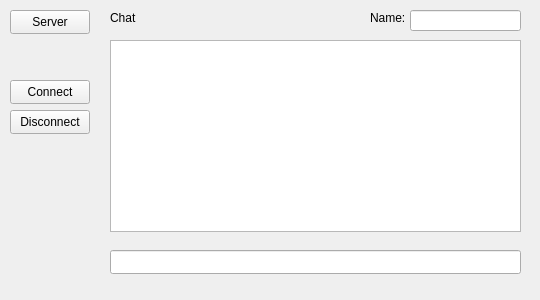
<?xml version="1.0" encoding="UTF-8"?>
<ui version="4.0">
 <class>Form</class>
 <widget class="QWidget" name="Form">
  <property name="geometry">
   <rect>
    <x>0</x>
    <y>0</y>
    <width>540</width>
    <height>300</height>
   </rect>
  </property>
  <property name="windowTitle">
   <string>Form</string>
  </property>
  <widget class="QPushButton" name="pushButton">
   <property name="geometry">
    <rect>
     <x>10</x>
     <y>10</y>
     <width>80</width>
     <height>24</height>
    </rect>
   </property>
   <property name="text">
    <string>Server</string>
   </property>
  </widget>
  <widget class="QPushButton" name="pushButton_2">
   <property name="geometry">
    <rect>
     <x>10</x>
     <y>80</y>
     <width>80</width>
     <height>24</height>
    </rect>
   </property>
   <property name="text">
    <string>Connect</string>
   </property>
  </widget>
  <widget class="QPushButton" name="pushButton_3">
   <property name="geometry">
    <rect>
     <x>10</x>
     <y>110</y>
     <width>80</width>
     <height>24</height>
    </rect>
   </property>
   <property name="text">
    <string>Disconnect</string>
   </property>
  </widget>
  <widget class="QTextBrowser" name="textBrowser_3">
   <property name="geometry">
    <rect>
     <x>110</x>
     <y>40</y>
     <width>411</width>
     <height>192</height>
    </rect>
   </property>
  </widget>
  <widget class="QLabel" name="label">
   <property name="geometry">
    <rect>
     <x>110</x>
     <y>10</y>
     <width>49</width>
     <height>16</height>
    </rect>
   </property>
   <property name="text">
    <string>Chat</string>
   </property>
  </widget>
  <widget class="QLineEdit" name="lineEdit">
   <property name="geometry">
    <rect>
     <x>110</x>
     <y>250</y>
     <width>411</width>
     <height>24</height>
    </rect>
   </property>
  </widget>
  <widget class="QLabel" name="label_2">
   <property name="geometry">
    <rect>
     <x>370</x>
     <y>10</y>
     <width>49</width>
     <height>16</height>
    </rect>
   </property>
   <property name="text">
    <string>Name:</string>
   </property>
  </widget>
  <widget class="QLineEdit" name="lineEdit_2">
   <property name="geometry">
    <rect>
     <x>410</x>
     <y>10</y>
     <width>111</width>
     <height>21</height>
    </rect>
   </property>
  </widget>
 </widget>
 <resources/>
 <connections/>
</ui>
